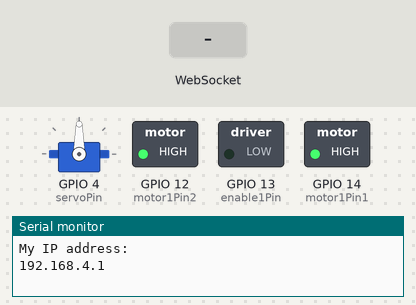
The sketch below on a simulated ESP8266 (NodeMCU). Parts: servo, switched loads named in the sketch (green lamp = pin HIGH), the last lines printed to the serial monitor. The inputs (shaded band) are chosen by the test bench. Storage starts empty.

Above: at 1.2 s.
1.3 s: WebSocket text "90" received
At 1.7 s:
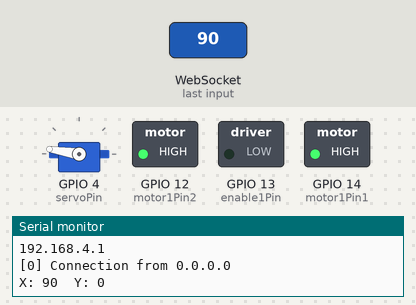
2.8 s: WebSocket text "200" received
At 4.1 s:
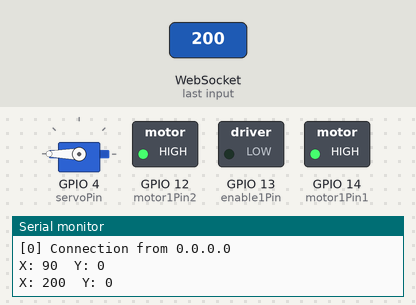
Timing chart, 0 to 5.8 s (numbered marks = the images above; inputs shaded):
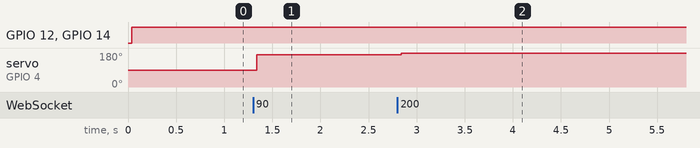

Measured:
- after the input at 1.3 s, servo on GPIO 4 (servoPin): 90° → 171° at once
- after the input at 2.8 s, servo on GPIO 4 (servoPin): 171° → 180° at once

The sketch:

esp8266_motor.ino
```cpp
#include <ESPAsyncWebServer.h>
#include <WebSocketsServer.h>
#include <Servo.h>
#ifdef ESP32
  #include <Wifi.h>
#else
  #include <ESP8266WiFi.h>
#endif

//mudar para o nome de seu wifi e a sua senha
const char *ssid = "esp";
const char *password =  "12341234";
const int dns_port = 53;
const int http_port = 80;
const int ws_port = 1337;

// Motor A
#ifdef ESP32
  const int motor1Pin1 = 25;
  const int motor1Pin2 = 33;
  const int enable1Pin = 14;
  const int servoPin = 12;
#else
  const int motor1Pin1 = 14;
  const int motor1Pin2 = 12;
  const int enable1Pin = 13;
  const int servoPin = 4;
#endif

//servo
Servo servo;
int diff;

// tempo atual
unsigned long currentTime = millis();
// tempo passado
unsigned long previousTime = 0;
// definir tempo de timeout (exemplo: 2000ms = 2s)
const long timeoutTime = 2000;

// Globals
AsyncWebServer server(80);
WebSocketsServer webSocket = WebSocketsServer(1337);
char msg_buf[10];
char *strtokindex;
int pot_x, pot_y, velocidademotor = 0;

/***********************************************************
   Functions
*/

void moverRobo(){

  velocidademotor = 0;;
  delay(20);

  if (pot_y < 0) {
    digitalWrite(motor1Pin1, HIGH);
    digitalWrite(motor1Pin2, LOW);

    // converte o valor do joystick para o valor correto para a ponte HAumenta a velocidade do motor
    velocidademotor = map(pot_y, -10, -100, 150, 255);;
  }
  else if (pot_y > 0) {
    digitalWrite(motor1Pin1, LOW);
    digitalWrite(motor1Pin2, HIGH);

    // converte o valor do joystick para o valor correto para a ponte H
    velocidademotor = map(pot_y, 10, 100, 150, 255);
  }
    //Faz com que o motor fique parado caso o joystick esteja centralizado
    else {
    digitalWrite(motor1Pin1, HIGH);
    digitalWrite(motor1Pin2, HIGH);
    velocidademotor = 0;
  }

  diff = map(pot_x,-100, 100, 0, 180);
  servo.write(diff);
  analogWrite(enable1Pin, velocidademotor);
}

// Callback: receiving any WebSocket message
void onWebSocketEvent(uint8_t client_num,
                      WStype_t type,
                      uint8_t * payload,
                      size_t length) {

  // Figure out the type of WebSocket event
  switch (type) {

    // Client has disconnected
    case WStype_DISCONNECTED:
      Serial.printf("[%u] Disconnected!\n", client_num);
      break;

    // New client has connected
    case WStype_CONNECTED:
      {
        IPAddress ip = webSocket.remoteIP(client_num);
        Serial.printf("[%u] Connection from ", client_num);
        Serial.println(ip.toString());
      }
      break;

    // Handle text messages from client
    case WStype_TEXT:
    {
      // Print out raw message
      //Serial.printf("%s\n", payload);
    strtokindex = strtok((char*) payload, " ");
    pot_x = atoi(strtokindex);

    strtokindex = strtok(NULL, " ");
    pot_y = atoi(strtokindex);

    Serial.print("X: ");
    Serial.print(pot_x);
    Serial.print("  Y: ");
    Serial.println(pot_y);
    }
    break;

    // For everything else: do nothing
    case WStype_BIN:
    case WStype_ERROR:
    case WStype_FRAGMENT_TEXT_START:
    case WStype_FRAGMENT_BIN_START:
    case WStype_FRAGMENT:
    case WStype_FRAGMENT_FIN:
    default:
     break;
  }
}

// Callback: send homepage
void onIndexRequest(AsyncWebServerRequest *request) {
  IPAddress remote_ip = request->client()->remoteIP();
  Serial.println("[" + remote_ip.toString() +
                 "] HTTP GET request of " + request->url());
  request->send(SPIFFS, "/updated.html", "text/html");
}

// Callback: send style sheet
void onCSSRequest(AsyncWebServerRequest *request) {
  IPAddress remote_ip = request->client()->remoteIP();
  Serial.println("[" + remote_ip.toString() +
                 "] HTTP GET request of " + request->url());
  request->send(SPIFFS, "/style.css", "text/css");
}

void onJsRequest(AsyncWebServerRequest *request) {
  IPAddress remote_ip = request->client()->remoteIP();
  Serial.println("[" + remote_ip.toString() +
                 "] HTTP GET request of " + request->url());
  request->send(SPIFFS, "/joy.js", "text/javascript");
}

// Callback: send 404 if requested file does not exist
void onPageNotFound(AsyncWebServerRequest *request) {
  IPAddress remote_ip = request->client()->remoteIP();
  Serial.println("[" + remote_ip.toString() +
                 "] HTTP GET request of " + request->url());
  request->send(404, "text/plain", "Not found");
}

void setup() {
  pinMode(motor1Pin1, OUTPUT);
  pinMode(motor1Pin2, OUTPUT);
  pinMode(enable1Pin, OUTPUT);
  servo.attach(servoPin);

  // Start Serial port
  Serial.begin(115200);

  // Make sure we can read the file system
  if ( !SPIFFS.begin()) {
    Serial.println("Error mounting SPIFFS");
    while (1);
  }

  // Start access point
  WiFi.softAP(ssid, password);

  // Print our IP address
  Serial.println();
  Serial.println("My IP address: ");
  Serial.println(WiFi.softAPIP());

  // On HTTP request for root, provide index.html file
  server.on("/", HTTP_GET, onIndexRequest);

  // js request
  server.on("/joy.js", HTTP_GET, onJsRequest);

  // On HTTP request for style sheet, provide style.css
  server.on("/style.css", HTTP_GET, onCSSRequest);

  // Handle requests for pages that do not exist
  server.onNotFound(onPageNotFound);

  // Start web server
  server.begin();

  // Start WebSocket server and assign callback
  webSocket.begin();
  webSocket.onEvent(onWebSocketEvent);

}

void loop() {

  // Look for and handle WebSocket data
  webSocket.loop();
  moverRobo();
}
```
